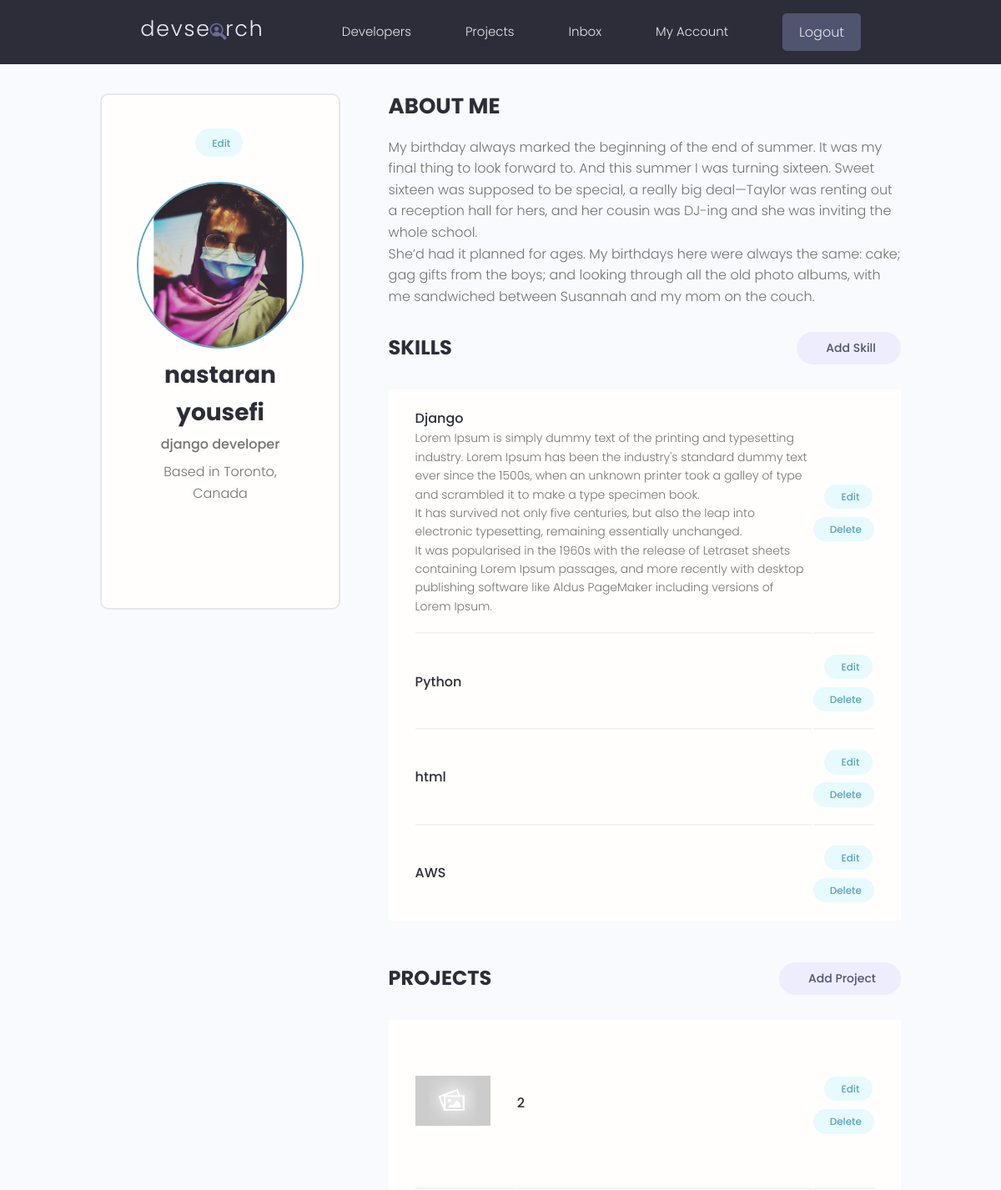
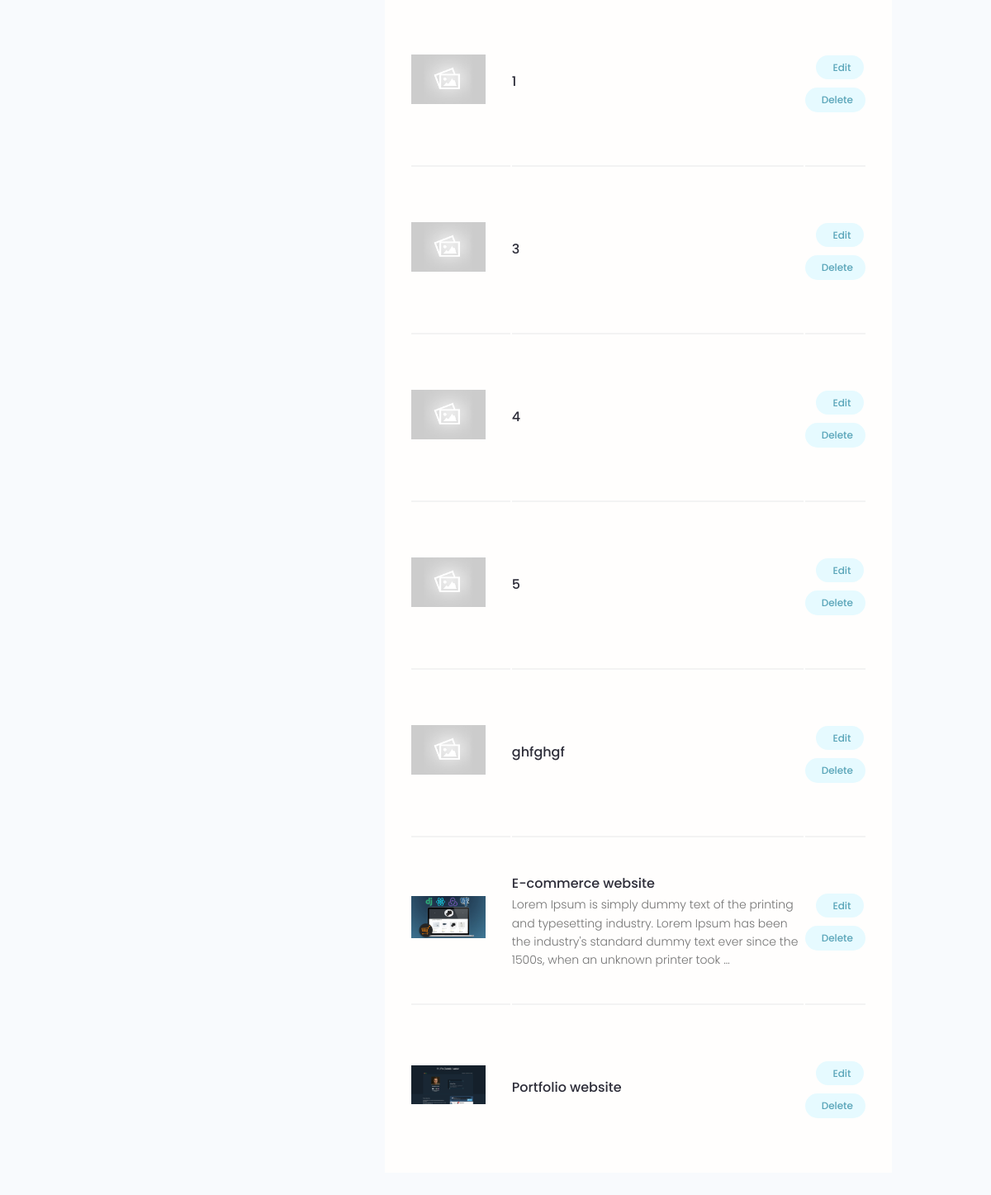
Page /my-account/ (signed in) on the committed database (2 pictures, top to bottom).
### users/models.py (models this page shows, shortened)
class Profile(models.Model):
    user = models.OneToOneField(User, on_delete=models.CASCADE, null=True, blank=True)
    name = models.CharField(max_length=250, null=True, blank=True)
    username = models.CharField(max_length=250, null=True, blank=True)
    email = models.EmailField(max_length=500, blank=True, null=True)
    short_intro = models.CharField(max_length=200, blank=True, null=True)
    bio = models.TextField(blank=True, null=True)
    location = models.CharField(max_length=200, blank=True, null=True)
    profile_image = models.ImageField(blank=True, null=True, upload_to='profiles/',
                         default='profiles/user-default.png')
    social_github = models.CharField(max_length=500, blank=True, null=True)
    social_linkedin = models.CharField(max_length=500, blank=True, null=True)
    social_website = models.CharField(max_length=500, blank=True, null=True)
    social_twitter = models.CharField(max_length=500, blank=True, null=True)
    created = models.DateTimeField(auto_now_add=True)
    id = models.UUIDField(default=uuid.uuid4, unique=True, editable=False, primary_key=True)

class Skill(models.Model):
    owner = models.ForeignKey(Profile, on_delete=models.CASCADE)
    name = models.CharField(max_length=200, blank=True, null=True)
    description = models.TextField(null=True, blank=True)
    created = models.DateTimeField(auto_now_add=True)
    id = models.UUIDField(default=uuid.uuid4, unique=True, editable=False, primary_key=True)

### projects/models.py (models this page shows, shortened)
class Project(models.Model):
    owner = models.ForeignKey(Profile, on_delete=models.SET_NULL, null=True, blank=True)
    title = models.CharField(max_length=200)
    description = models.TextField(null=True, blank=True)
    featured_image = models.ImageField(null=True, blank=True, default='project_cover/default.jpg', upload_to='project_cover/')
    demo_link = models.CharField(max_length=2000, null=True, blank=True)
    source_code = models.CharField(max_length=2000, null=True, blank=True)
    tags = models.ManyToManyField('Tag', blank=True)
    vote_total = models.IntegerField(default=0, null=True, blank=True)
    vote_ratio = models.IntegerField(default=0, null=True, blank=True)
    created = models.DateTimeField(auto_now_add=True)
    id = models.UUIDField(default=uuid.uuid4, unique=True, editable=False, primary_key=True)
    class Meta:
        ordering = ['-vote_ratio', '-vote_total']

### users/views.py (the view)
# urls.py: path('my-account/', views.user_account, name='my-account'),
@login_required(login_url='login')
def user_account(request):
    profile = request.user.profile
    skills = profile.skill_set.all()
    projects = profile.project_set.all()
    context = {
        'profile' : profile,
        'skills' : skills,
        'projects' : projects,
    }
    return render(request, 'users/account.html', context)

### users/templates/users/account.html (shortened to what this page needs)
{% extends 'main.html' %}
{% block content %}
  <main class="settingsPage profile my-md">
    <div class="container">
      <div class="layout">
        <div class="column column--1of3">
          <div class="card text-center">
            <div class="card__body dev">
              <a class="tag tag--pill tag--main settings__btn" href="{% url 'edit-account' %}"> Edit</a>
              <img class="avatar avatar--xl dev__avatar" src="{{ profile.profile_image.url }}" />
              <h2 class="dev__name">{{ profile.name }}</h2>
              <p class="dev__title">{{ profile.short_intro}}</p>
              <p class="dev__location">Based in {{ profile.location }}</p>
              <ul class="dev__social">
              </ul>
            </div>
          </div>
        </div>
        <div class="column column--2of3">
          <div class="devInfo">
            <h3 class="devInfo__title">About Me</h3>
            <p class="devInfo__about">
              {{ profile.bio|linebreaks }}
            </p>
          </div>
          <div class="settings">
            <h3 class="settings__title">Skills</h3>
            <a class="tag tag--pill tag--sub settings__btn tag--lg" href="{% url 'add-skill' %}"> Add Skill</a>
          </div>
          <table class="settings__table">
              {% for skill in skills %}
                <tr>
                  <td class="settings__tableInfo">
                    <h4>{{ skill.name }}</h4>
                    <p>{{ skill.description|linebreaks }}</p>
                  </td>
                  <td class="settings__tableActions">
                    <a class="tag tag--pill tag--main settings__btn" href="{% url 'update-skill' skill.pk %}"> Edit</a>
                    <a class="tag tag--pill tag--main settings__btn" href="{% url 'delete-skill' skill.pk %}">
                      Delete</a>
                  </td>
                </tr>
              {% endfor %}
          </table>
          <div class="settings">
            <h3 class="settings__title">Projects</h3>
            <a class="tag tag--pill tag--sub settings__btn tag--lg" href="{% url 'create_project' %}"> Add Project</a>
          </div>
          <table class="settings__table">
              {% for project in projects %}
                <tr>
                  <td class="settings__thumbnail">
                    <a href="{% url 'project' project.pk %}"><img src="{{ project.featured_image.url}}" alt="Project Thumbnail" /></a>
                  </td>
                  <td class="settings__tableInfo">
                    <a href="{% url 'project' project.pk %}">{{ project.title}}</a>
                    <p>{{ project.description|truncatewords:30 }}</p>
                  </td>
                  <td class="settings__tableActions">
                    <a class="tag tag--pill tag--main settings__btn" href="{% url 'update_project' project.pk %}"> Edit</a>
                    <a class="tag tag--pill tag--main settings__btn" href="{% url 'delete_project' project.pk %}">
                      Delete</a>
                  </td>
                </tr>
              {% endfor %}
          </table>
        </div>
      </div>
    </div>
  </main>
{% endblock %}

### static/styles/app.css (style rules this page uses)
:root { --color-sub: #2d2d39; }
.card { border: 2px solid var(--color-light); }
img { width: 100%; }
.profile .card > .dev { padding: 4rem; }
.dev__avatar { display: block; margin: auto; }
.dev__name { color: var(--color-sub); font-size: 2.8rem; font-weight: 700; margin-top: 1rem; margin-bottom: 0.5rem; }
.dev__title { font-size: 1.6rem; font-weight: 500; line-height: 1.3; }
.dev__location { margin-top: 1rem; }
.dev__social { margin: 3rem 0; list-style: none; display: flex; justify-content: center; gap: 1.5rem; }
.devInfo { margin-bottom: 3rem; }
.devInfo__title, .devInfo__subtitle { font-size: 2.6rem; color: var(--color-sub); text-transform: uppercase; font-weight: 700; margin-bottom: 1.5rem; }
.devInfo__about, .devSkill__info { font-size: 1.45rem; line-height: 1.7; text-align: justify; }
.settingsPage .dev > .settings__btn { display: inline-block; margin-bottom: 3rem; }
.settings { display: flex; justify-content: space-between; align-items: center; }
.settings__title { font-size: 2.4rem; text-transform: uppercase; font-weight: 700; color: var(--color-sub); }
.settings__table { margin-top: 3rem; margin-bottom: 5rem; padding: 0 3rem; background: var(--color-white); }
.settings__table tr { width: 100%; }
.settings__table tr > td { padding: 2rem 0; }
.settings__table tr:not(:last-child) td { border-bottom: 2px solid var(--color-white-light); }
.settings__thumbnail { width: 23%; min-width: 10rem; }
.settings__thumbnail img { padding-right: 3rem; height: 15rem; object-fit: contain; }
.settings__tableInfo { width: 100%; }
.settings__tableInfo h4, .settings__tableInfo a { padding-right: 1rem; width: auto; font-size: 1.6rem; font-weight: 500; color: var(--color-sub); }
.settings__tableInfo p { font-size: 1.4rem; }
.settings__tableActions { text-align: right; }

### static/uikit/styles/modules/_variables.css (style rules this page uses)
:root { --color-main: #5aa5b9; --color-main-light: #e6faff; --color-sub: #3f4156; --color-sub-light: #51546e; --color-sub-lighter: #ededfd; --color-text: #737373; --color-gray: #8b8b8b; --color-light: #e5e7eb; --color-light-gray: #767676; --color-bg: #f8fafd; --color-white: #fffefd; --color-white-light: #f3f3f3; --color-success: #359e64; --color-success-bg: #def8e8; --color-error: #fc4b0b; --color-error-bg: #fff2ee; --font-base: 'Poppins', arial, helvetica, 'Segoe UI', roboto, ubuntu, sans-serif; --font-monospace: 'Fira Code', 'Courier New', courier, monospace; --font-regular: 300; --font-medium: 500; --font-bold: 700; --generic-shadow: 1px 1px 5px #00000010; --generic-transition: all 0.3s ease-in-out; }

### static/uikit/styles/modules/_base.css (style rules this page uses)
* { margin: 0; padding: 0; box-sizing: border-box; text-rendering: optimizeLegibility; color: inherit; font-size: inherit; }
html { font-size: 50%; }
@media only screen and (min-width: 480px) { html { font-size: 56.25%; } }
@media only screen and (min-width: 1200px) { html { font-size: 62.5%; } }
body { line-height: 1.6; font-weight: 400; font-size: 1.5rem; color: var(--color-text); background-color: var(--color-bg); min-height: 100vh; }

### static/uikit/styles/modules/_typography.css (style rules this page uses)
* { font-family: var(--font-base); }
h2 { font-size: 3.6rem; font-weight: var(--font-bold); }
h3 { font-size: 3.2rem; font-weight: var(--font-medium); }
h4 { font-size: 2.8rem; font-weight: var(--font-medium); }
p, span, strong { font-size: 1.6rem; color: var(--color-text); font-weight: var(--font-regular); }
a { padding-bottom: 2px; text-decoration: none; display: inline-block; color: var(--color-main); font-weight: var(--font-medium); }

### static/uikit/styles/modules/_utilities.css (style rules this page uses)
.container { width: 92%; max-width: 165rem; margin: 0 auto; box-sizing: border-box; }
@media screen and (min-width: 1000px) { .container { width: 90%; } }
@media screen and (min-width: 1200px) { .container { width: 80%; } }
.text-center { text-align: center; }
.my-md { margin: 3rem auto; }

### static/uikit/styles/modules/_avatar.css (style rules this page uses)
.avatar { border-radius: 50%; border: 2px solid var(--color-main); object-fit: cover; }
.avatar--xl { height: 20rem; width: 20rem; }

### static/uikit/styles/modules/_card.css (style rules this page uses)
.card { border-radius: 1rem; background-color: var(--color-white); border: 1.5px solid var(--color-light); width: auto; height: auto; margin-top: 0.5rem; margin-bottom: 0.5rem; overflow: hidden; }
.card__body, .card__header { padding: 2rem 2.5rem; }

### static/uikit/styles/modules/_layout.css (style rules this page uses)
.layout { display: flex; flex-flow: row wrap; justify-content: space-between; }
.layout > .column { margin-bottom: 3rem; }
.layout > .column.column--1of3 { flex-basis: 30%; }
.layout > .column.column--2of3 { flex-basis: 64%; }

### rows in the picture
Profile: profile_image (picture), name "nastaran yousefi", short_intro "django developer", location "Toronto, Canada", bio "My birthday always marked the beginning of the end of summer. It was my final thing to look forward to. And this summer I was turning sixteen. Sweet sixteen was supposed to be special, a really big deal—Taylor was renting out a reception hall for hers, and her cousin was DJ-ing and she was inviting the whole school. She’d had it planned for ages. My birthdays here were always the same: cake; gag gifts from the boys; and looking through all the old photo albums, with me sandwiched between Susannah and my mom on the couch."
Skill: name "Django", description "Lorem Ipsum is simply dummy text of the printing and typesetting industry. Lorem Ipsum has been the industry's standard dummy text ever since the 1500s, when an unknown printer took a galley of type and scrambled it to make a type specimen book. It has survived not only five centuries, but also the leap into electronic typesetting, remaining essentially unchanged. It was popularised in the 1960s with the release of Letraset sheets containing Lorem Ipsum passages, and more recently with desktop publishing software like Aldus PageMaker including versions of Lorem Ipsum."
Skill: name "Python"
Skill: name "html"
Skill: name "AWS"
Project: featured_image (placeholder picture), title "2"
Project: featured_image (placeholder picture), title "1"
Project: featured_image (placeholder picture), title "3"
Project: featured_image (placeholder picture), title "4"
Project: featured_image (placeholder picture), title "5"
Project: featured_image (placeholder picture), title "ghfghgf"
Project: featured_image (picture), title "E-commerce website", description "Lorem Ipsum is simply dummy text of the printing and typesetting industry. Lorem Ipsum has been the industry's standard dummy text ever since the 1500s, when an unknown printer took …"
Project: featured_image (picture), title "Portfolio website"
